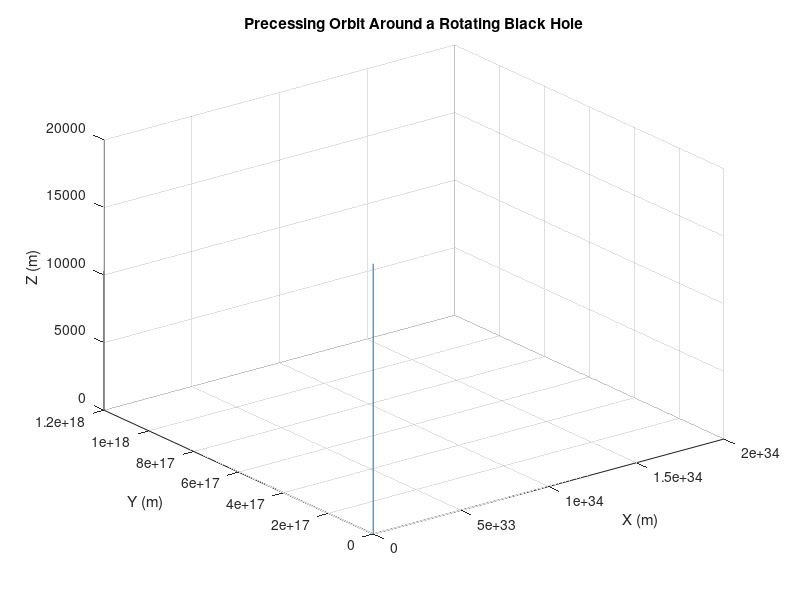
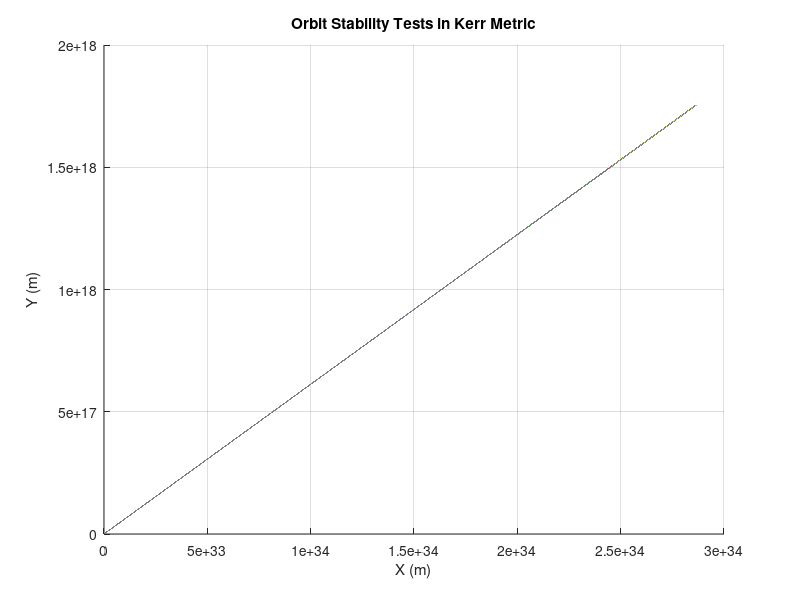

MATLAB code for these plots, in order:
clear;
clc;

% Constants
G = 6.67430e-11;  % Gravitational constant [m^3 kg^-1 s^-2]
c = 299792458;    % Speed of light [m/s]
M = 4.0e6 * 1.989e30;  % Mass of the black hole (4 million solar masses)
a = 0.9 * c;      % Spin parameter of the black hole (close to maximal rotation)

% Initial conditions for a test particle (in spherical coordinates)
r0 = 3.0e10;      % Initial radial distance (in meters)
theta0 = pi/2;    % Initial angle in the equatorial plane (in radians)
phi0 = 0;         % Initial azimuthal angle (in radians)

v_r0 = 0;         % Initial radial velocity [m/s]
v_theta0 = 0;     % Initial angular velocity in theta direction [m/s]
v_phi0 = 2e4;     % Initial angular velocity in phi direction [m/s]

% Time parameters
t_max = 1e5;      % Maximum time for simulation [s]
dt = 1;           % Time step for integration [s]

% Initial position and velocity vectors
r = r0;
theta = theta0;
phi = phi0;

v_r = v_r0;
v_theta = v_theta0;
v_phi = v_phi0;

% Parameters derived from Kerr geodesics
E = (1 - 2*G*M/r + a^2/r^2) * v_r - (2*G*M/r) * a * sin(theta0)^2 * v_phi;  % Energy
L = r^2 * v_phi - a * (1 - 2*G*M/r + a^2/r^2) * v_r;  % Angular momentum

% Time vector
time = 0:dt:t_max;
orbits = zeros(length(time), 3);  % To store r, theta, and phi over time

% Runge-Kutta integration of the Kerr geodesics
for i = 1:length(time)
    % Store current values for plotting
    orbits(i, :) = [r, theta, phi];
    
    % Computing the effective potential for radial motion
    V_eff = (E^2 - (1 - 2*G*M/r + a^2/r^2) * (1 + L^2/r^2)) / (1 - 2*G*M/r + a^2/r^2);
    
    % Radial motion equation (effective potential)
    drdt = sqrt(abs(V_eff));  % Radial velocity
    
    % Runge-Kutta method for the integration of geodesic equations
    k1_r = dt * drdt;
    k1_phi = dt * (L/r^2);  % Angular velocity in phi direction

    % Updating r and phi using Runge-Kutta
    r_new = r + k1_r;
    phi_new = phi + k1_phi;

    % Updating the state variables
    r = r_new;
    phi = phi_new;
end

% Ploting the orbit showing the precession
figure;
plot3(orbits(:,1).*sin(orbits(:,2)), orbits(:,1).*cos(orbits(:,2)), orbits(:,3));
xlabel('X (m)');
ylabel('Y (m)');
zlabel('Z (m)');
title('Precessing Orbit Around a Rotating Black Hole');
grid on;


%% Stability Testing: Varying initial conditions for stability analysis

% Define multiple initial conditions for testing stability
initial_conditions = [3.0e10, 3.5e10, 4.0e10]; % Different initial radii
v_r_conditions = [0, 1e3, 2e3]; % Different radial velocities
v_phi_conditions = [2e4, 2.5e4, 3e4]; % Different angular velocities

% Time vector
time = 0:dt:t_max;

% Ploting for testing orbit stability
figure;
hold on;
for r_init = initial_conditions
    for v_r_init = v_r_conditions
        for v_phi_init = v_phi_conditions
            % Set initial conditions for each test
            r = r_init;
            phi = phi0;
            v_r = v_r_init;
            v_phi = v_phi_init;

            % Computing the initial energy and angular momentum
            E = (1 - 2*G*M/r + a^2/r^2) * v_r - (2*G*M/r) * a * sin(theta0)^2 * v_phi;
            L = r^2 * v_phi - a * (1 - 2*G*M/r + a^2/r^2) * v_r;

            % Iterating through the simulation using Runge-Kutta
            orbits = zeros(length(time), 3);
            for i = 1:length(time)
                % Storing current values for plotting
                orbits(i, :) = [r, theta, phi];
                
                % Radial motion equation
                V_eff = (E^2 - (1 - 2*G*M/r + a^2/r^2) * (1 + L^2/r^2)) / (1 - 2*G*M/r + a^2/r^2);
                drdt = sqrt(abs(V_eff));  % Radial velocity
                r = r + dt * drdt;  % Radial update
                
                % Updating phi
                phi = phi + dt * (L/r^2);  % Angular velocity in phi direction
            end
            
            % Ploting the orbit for the current set of initial conditions
            plot3(orbits(:,1).*sin(orbits(:,2)), orbits(:,1).*cos(orbits(:,2)), orbits(:,3));
        end
    end
end
xlabel('X (m)');
ylabel('Y (m)');
zlabel('Z (m)');
title('Orbit Stability Tests in Kerr Metric');
grid on;

